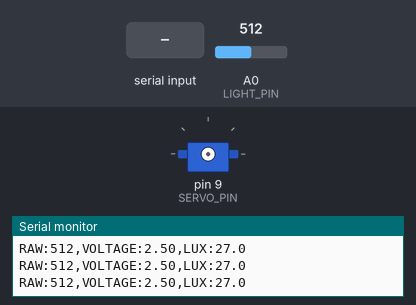
Bench run of a sketch on a simulated Arduino Uno, built with avr-gcc and run on an emulated ATmega328P. Parts: servo, the last lines printed to the serial monitor. The inputs (shaded band) are chosen by the test bench; at power-on: A0 (LIGHT_PIN) = 512.

Above: at 1.4 s.
1.5 s: "+\n" received over Serial
3.0 s: "30,150\n" received over Serial
At 3.4 s:
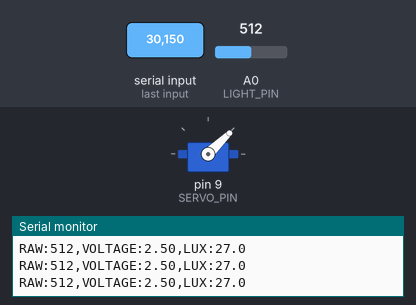
4.5 s: "--\n" received over Serial
At 5.6 s:
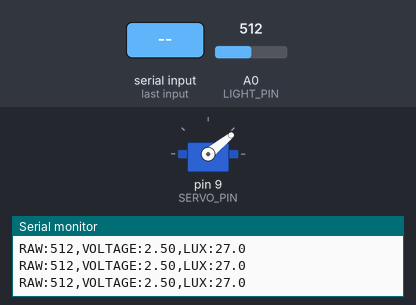
Timing chart, 0 to 7.5 s (numbered marks = the images above; inputs shaded):
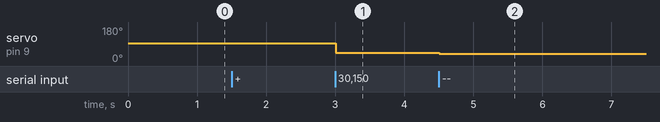

The sketch:

combined_lightservo_test.ino
```cpp
#include <Servo.h>

Servo myServo;
const int SERVO_PIN = 9;
const int LIGHT_PIN = A0;
bool isAttached = false;
int currentMicroseconds = 1500;

unsigned long lastSensorRead = 0;
const int SENSOR_INTERVAL = 100; // ms between sensor readings

// GL5528-style power-law model:
//   Lux = 10 * (R10 / RLDR)^(1/gamma)
// with gamma = 0.7 and R10 = 7200 ohms.
const float VCC = 5.0;
const float R_FIXED = 10000.0;  // known resistor in divider (ohms)
const float GAMMA = 0.7;
const float R10 = 20000.0;       // LDR resistance at 10 lux (ohms)
const float ADC_AT_10_LUX_EXPECTED = 1023.0 / (R10 / R_FIXED + 1.0);

float rawToLuxPowerLaw(int raw) {
  if (raw <= 0) return 0.0;
  if (raw >= 1023) raw = 1022; // avoid divide-by-zero in RLDR computation

  float vOut = raw * (VCC / 1023.0);
  float rLdr = R_FIXED * ((VCC / vOut) - 1.0);
  if (rLdr <= 0.0) return 0.0;

  return 10.0 * pow(R10 / rLdr, 1.0 / GAMMA);
}

void setup() {
  Serial.begin(9600);
  Serial.setTimeout(10);
  Serial.println("Servo + Light Sensor Ready");
  Serial.println("Commands:");
  Serial.println("  0-180    -> move by angle");
  Serial.println("  + or ++  -> nudge +10us or +50us");
  Serial.println("  - or --  -> nudge -10us or -50us");
  Serial.println("  detach   -> stop buzzing");
  Serial.println("  status   -> print current us");
  Serial.print("Cal hint: with R10=");
  Serial.print(R10, 0);
  Serial.print(" ohm, ADC at 10 lux should be near ");
  Serial.println(ADC_AT_10_LUX_EXPECTED, 1);
}

void moveToMicroseconds(int us) {
  us = constrain(us, 725, 2310);
  currentMicroseconds = us;

  if (!isAttached) {
    myServo.attach(SERVO_PIN);
    isAttached = true;
  }

  myServo.writeMicroseconds(us);
  Serial.print("Position: ");
  Serial.print(us);
  Serial.println("us");
}

void readLightSensor() {
  int raw = analogRead(LIGHT_PIN);
  float voltage = raw * (5.0 / 1023.0);
  float lux = rawToLuxPowerLaw(raw);

  Serial.print("RAW:");
  Serial.print(raw);
  Serial.print(",VOLTAGE:");
  Serial.print(voltage, 2);
  Serial.print(",LUX:");
  Serial.println(lux, 1);
}

void loop() {
  // Non-blocking sensor read every 100ms
  if (millis() - lastSensorRead >= SENSOR_INTERVAL) {
    lastSensorRead = millis();
    readLightSensor();
  }

  // Serial command handling
  if (Serial.available() > 0) {
    String input = Serial.readStringUntil('\n');
    input.trim();

    if (input.equalsIgnoreCase("detach")) {
      myServo.detach();
      isAttached = false;
      Serial.println("Servo detached.");

    } else if (input.equalsIgnoreCase("status")) {
      Serial.print("Current: ");
      Serial.print(currentMicroseconds);
      Serial.println("µs");

    } else if (input == "+") {
      moveToMicroseconds(currentMicroseconds + 10);

    } else if (input == "++") {
      moveToMicroseconds(currentMicroseconds + 50);

    } else if (input == "-") {
      moveToMicroseconds(currentMicroseconds - 10);

    } else if (input == "--") {
      moveToMicroseconds(currentMicroseconds - 50);

    } else if (input.length() > 0 && (isDigit(input[0]) || input[0] == '-')) {
      int angle = input.toInt();
      if (angle >= 0 && angle <= 180) {
        int us = map(angle, 0, 180, 740, 2290);
        moveToMicroseconds(us);
      } else {
        Serial.println("Out of range. Use 0-180 for angles, or +/- to nudge.");
      }

    } else {
      Serial.println("Unknown command.");
    }
  }
}
```

Measured:
- after the input at 3.0 s, servo on pin 9 (SERVO_PIN): 94° → 44° at once
- after the input at 4.5 s, servo on pin 9 (SERVO_PIN): 44° → 39° at once
